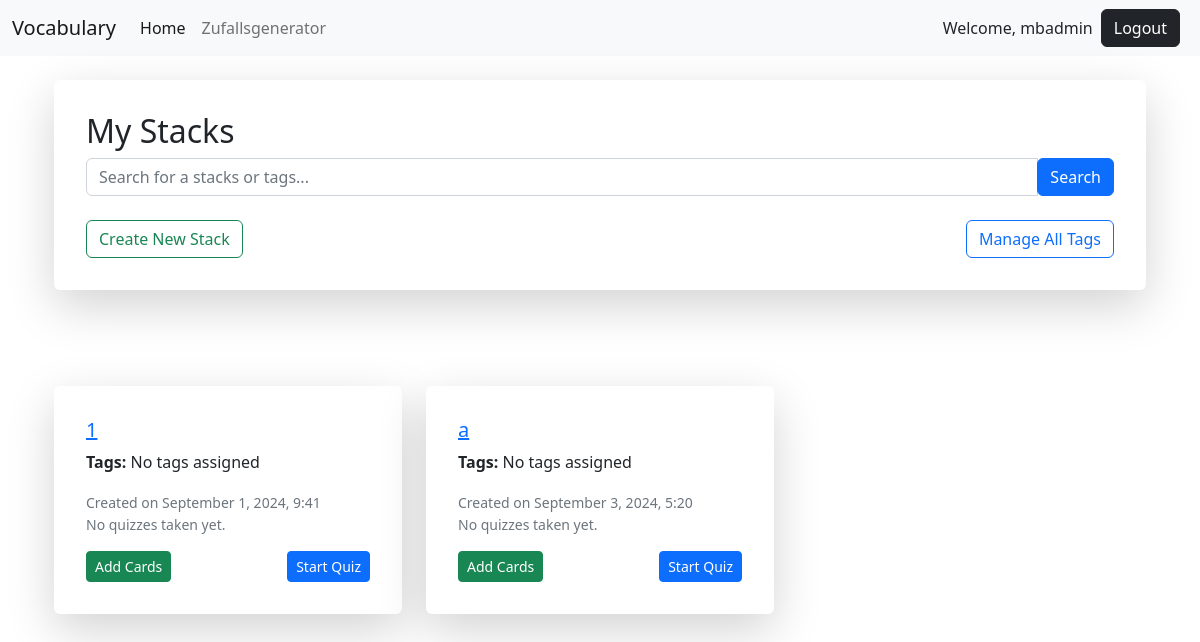
The app's page / (signed in) with its own data.
### vocab/models.py (models this page shows, shortened)
class Stack(models.Model):
    name = models.CharField(max_length=255)
    user = models.ForeignKey(User, on_delete=models.CASCADE)
    created_at = models.DateTimeField(auto_now_add=True)
    last_quiz_timestamp = models.DateTimeField(null=True, blank=True)  #

### vocab/views.py (the view)
# urls.py: 2. Add a URL to urlpatterns:  path('', views.home, name='home')
@login_required
def home(request):
    query = request.GET.get('q')
    if query:
        stacks = Stack.objects.filter(
            Q(name__icontains=query, user=request.user) |
            Q(stacktag__tag__name__icontains=query, user=request.user)
        ).distinct()
    else:
        stacks = Stack.objects.filter(user=request.user)
    last_quiz_subquery = Card.objects.filter(stack=OuterRef('pk')).order_by('created_at').values('last_quiz_timestamp')[:1]
    stacks = stacks.annotate(last_quiz_date=Subquery(last_quiz_subquery))
    context = {
        'stacks': stacks,
    }
    return render(request, 'vocab/home.html', context)

### vocab/templates/vocab/home.html (shortened to what this page needs)
{% extends 'profiles/base.html' %}
{% block content %}
<section class="container">
    <div class="container mt-0">
        <div class="row justify-content-center">
            <div class="col-md-12">
                <div class="card mt-4 border-0 shadow-lg p-3 mb-5 bg-body rounded">
                    <div class="card-body">
                        <h2 class="card-title">My Stacks</h2>
                        <form method="GET" action="{% url 'vocab:home' %}" class="mb-4">
                            <div class="input-group">
                                <input type="text" name="q" class="form-control" placeholder="Search for a stacks or tags..." value="{{ request.GET.q }}">
                                <div class="input-group-append">
                                    <button class="btn btn-primary" type="submit">Search</button>
                                </div>
                            </div>
                        </form>
                       <div>
                            <a href="{% url 'vocab:create_stack' %}" class="btn btn-outline-success">Create New Stack</a>
                            <a href="{% url 'vocab:tags' %}" class="btn btn-outline-primary float-end">Manage All Tags</a>
                        </div>
                    </div>
                </div>
            </div>
        </div>
    </div>
    <div class="container mt-5">
        {% if stacks %}
        <div class="row">
            {% for stack in stacks %}
            <div class="col-md-4">
                  <div class="card mb-1 border-0 shadow-lg p-3 bg-body rounded">
                    <div class="card-body">
                        <a href="{% url 'vocab:stack_detail' stack.id %}" class=""><h5 class="card-title">{{ stack.name }}</h5></a>
                        <p class="card-text">
                                <strong>Tags:</strong>
                                {% for stack_tag in stack.stacktag_set.all %}
                                    <span class="badge bg-info text-dark">{{ stack_tag.tag.name }}</span>
                                {% empty %}
                                    <span>No tags assigned</span>
                                {% endfor %}
                        </p>
                            <small class="text-muted">
                                Created on {{ stack.created_at|date:"F j, Y, g:i" }}
                            </small>
                            <small class="text-muted">
                                {% if stack.last_quiz_date %}
                                    <p>Last Quiz: {{ stack.last_quiz_date }}</p>
                                {% else %}
                                    <p>No quizzes taken yet.</p>
                                {% endif %}
                            </small>
                        <div class="d-flex justify-content-between align-items-center">
                            <a href="{% url 'vocab:add_card' stack.id %}" class="btn btn-success btn-sm">Add Cards</a>
                            <a href="{% url 'vocab:quiz_options' stack.id %}" class="btn btn-primary btn-sm">Start Quiz</a>
                        </div>
                    </div>
                </div>
            </div>
            {% endfor %}
        </div>
        {% else %}
            <p>No stacks found.</p>
        {% endif %}
    </div>
</section>
{% endblock %}

### profiles/templates/profiles/navbar.html (shortened to what this page needs)
<nav class="navbar navbar-expand-lg bg-light">
  <div class="container-fluid">
    <a class="navbar-brand" href="{% url 'vocab:home' %}">Vocabulary</a>
    <div class="collapse navbar-collapse" id="navbarSupportedContent">
      <ul class="navbar-nav me-auto mb-2 mb-lg-0">
        <li class="nav-item">
          <a class="nav-link active" aria-current="page" href="{% url 'vocab:home' %}">Home</a>
        </li>
        <li class="nav-item">
          <a class="nav-link" href="{% url 'vocab:random_direction' %}">Zufallsgenerator</a>
        </li>
      </ul>
      {% if user.is_authenticated %}
      <li class="nav-item nav-link">
        Welcome, {{ user.username }}
      </li>
      <li class="nav-item nav-link">
        <form action="{% url 'profiles:logout' %}" method="post" style="display:inline;">
          <button class="btn btn-dark mx-2" type="submit">Logout</button>
        </form>
      </li>
      {% else %}
        <li class="d-flex nav-item">
          <a class="nav-link" href="{% url 'profiles:login' %}">Login</a>
          <span class="nav-link mx-2">|</span>
          <a class="nav-link" href="{% url 'profiles:register' %}">Register</a>
        </li>
      {% endif %}
    </div>
  </div>
</nav>

### records on screen
Stack: name "1", created_at "September 1, 2024, 9:41", shows "No quizzes taken yet."
Stack: name "a", created_at "September 3, 2024, 5:20", shows "No quizzes taken yet."

### other values on screen
{{ user.username }} "mbadmin"
